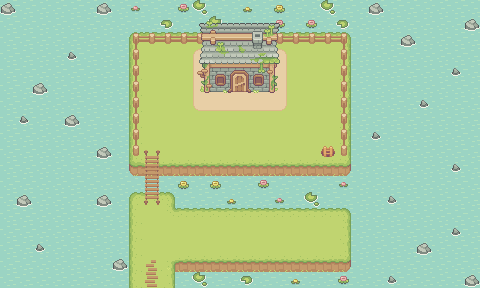

This game map was drawn from its Tiled (.tmx) file and the tilesets committed beside it. A one-line description and the trimmed map source follow:
An orthogonal 30x18 tile map with 16x16 px tiles, 5 tile layers (Water, +1, Grass, +1, ...), 9 tilesets and 31 objects (16x Plot, 2x Warp, Player, home-town, dungeon).

<map version="1.10" tiledversion="1.12.2" orientation="orthogonal" renderorder="right-down" width="30" height="18" tilewidth="16" tileheight="16" infinite="0" nextlayerid="15" nextobjectid="69">
 <tileset firstgid="1" source="Hills.tsx" />
 <tileset firstgid="100" source="Water.tsx" />
 <tileset firstgid="104" source="Fences.tsx" />
 <tileset firstgid="120" source="Ground_Dirt_Orange_Hole_Transparent.tsx" />
 <tileset firstgid="124" source="Wood_Bridge.tsx" />
 <tileset firstgid="139" source="Grey_Brick_Houses_With_Doors_Grass.tsx" />
 <tileset firstgid="229" source="Tilled_Dirt_Wide.tsx" />
 <tileset firstgid="306" source="Paths.tsx" />
 <tileset firstgid="322" source="Grass_Biome_Things.tsx" />
 <layer id="1" name="Water" width="30" height="18">
  <data>[540 cells, 540 non-empty, 4 distinct tile ids]</data>
 </layer>
 <layer id="12" name="+1" width="30" height="18">
  <data>[540 cells, 46 non-empty, 8 distinct tile ids]</data>
 </layer>
 <layer id="2" name="Grass" width="30" height="18">
  <data>[540 cells, 188 non-empty, 11 distinct tile ids]</data>
 </layer>
 <layer id="4" name="+1" width="30" height="18">
  <data>[540 cells, 59 non-empty, 20 distinct tile ids]</data>
 </layer>
 <layer id="11" name="+2" width="30" height="18">
  <data>[540 cells, 30 non-empty, 30 distinct tile ids]</data>
 </layer>
 <objectgroup id="3" name="Spawnpoints">
  <object id="1" name="Player" type="Player" x="232" y="96" width="16" height="16" />
  <object id="34" name="home-town" x="151" y="280" />
 </objectgroup>
 <objectgroup id="13" name="Collisions">
  <object id="6" x="123" y="32" width="16" height="128" />
  <object id="7" x="341" y="32" width="16" height="160" />
  <object id="8" x="144" y="20" width="192" height="16" />
  <object id="9" x="163" y="160" width="175" height="32" />
  <object id="10" x="112" y="192" width="16" height="110" />
  <object id="11" x="176" y="187" width="176" height="16" />
  <object id="13" x="352" y="192" width="16" height="96" />
  <object id="22" x="200" y="48" width="80" height="40.7159" />
  <object id="24" x="176" y="256" width="176" height="45.625" />
  <object id="25" name="Warp" type="Warp" x="128.375" y="293.875" width="48" height="8">
   <properties>
    <property name="targetLevel" value="Level-02" />
    <property name="targetSpawn" value="home-town" />
   </properties>
  </object>
  <object id="32" x="125" y="160" width="16" height="32" />
  <object id="35" name="Warp" type="Warp" x="227.231" y="84.1553" width="25" height="9">
   <properties>
    <property name="targetLevel" value="Level-03" />
    <property name="targetSpawn" value="home-house" />
   </properties>
  </object>
  <object id="68" name="dungeon" x="320" y="144" width="16" height="16" />
 </objectgroup>
 <objectgroup id="14" name="Farmland">
  <object id="36" type="Plot" x="184" y="216" width="16" height="16" />
  <object id="53" type="Plot" x="184" y="232" width="16" height="16" />
  <object id="54" type="Plot" x="204" y="216" width="16" height="16" />
  <object id="55" type="Plot" x="204" y="232" width="16" height="16" />
  <object id="56" type="Plot" x="224" y="216" width="16" height="16" />
  <object id="57" type="Plot" x="224" y="232" width="16" height="16" />
  <object id="58" type="Plot" x="244" y="216" width="16" height="16" />
  <object id="59" type="Plot" x="244" y="232" width="16" height="16" />
  <object id="60" type="Plot" x="264" y="216" width="16" height="16" />
  <object id="61" type="Plot" x="264" y="232" width="16" height="16" />
  <object id="62" type="Plot" x="284" y="216" width="16" height="16" />
  <object id="63" type="Plot" x="284" y="232" width="16" height="16" />
  <object id="64" type="Plot" x="304" y="216" width="16" height="16" />
  <object id="65" type="Plot" x="304" y="232" width="16" height="16" />
  <object id="66" type="Plot" x="324" y="216" width="16" height="16" />
  <object id="67" type="Plot" x="324" y="232" width="16" height="16" />
 </objectgroup>
</map>
